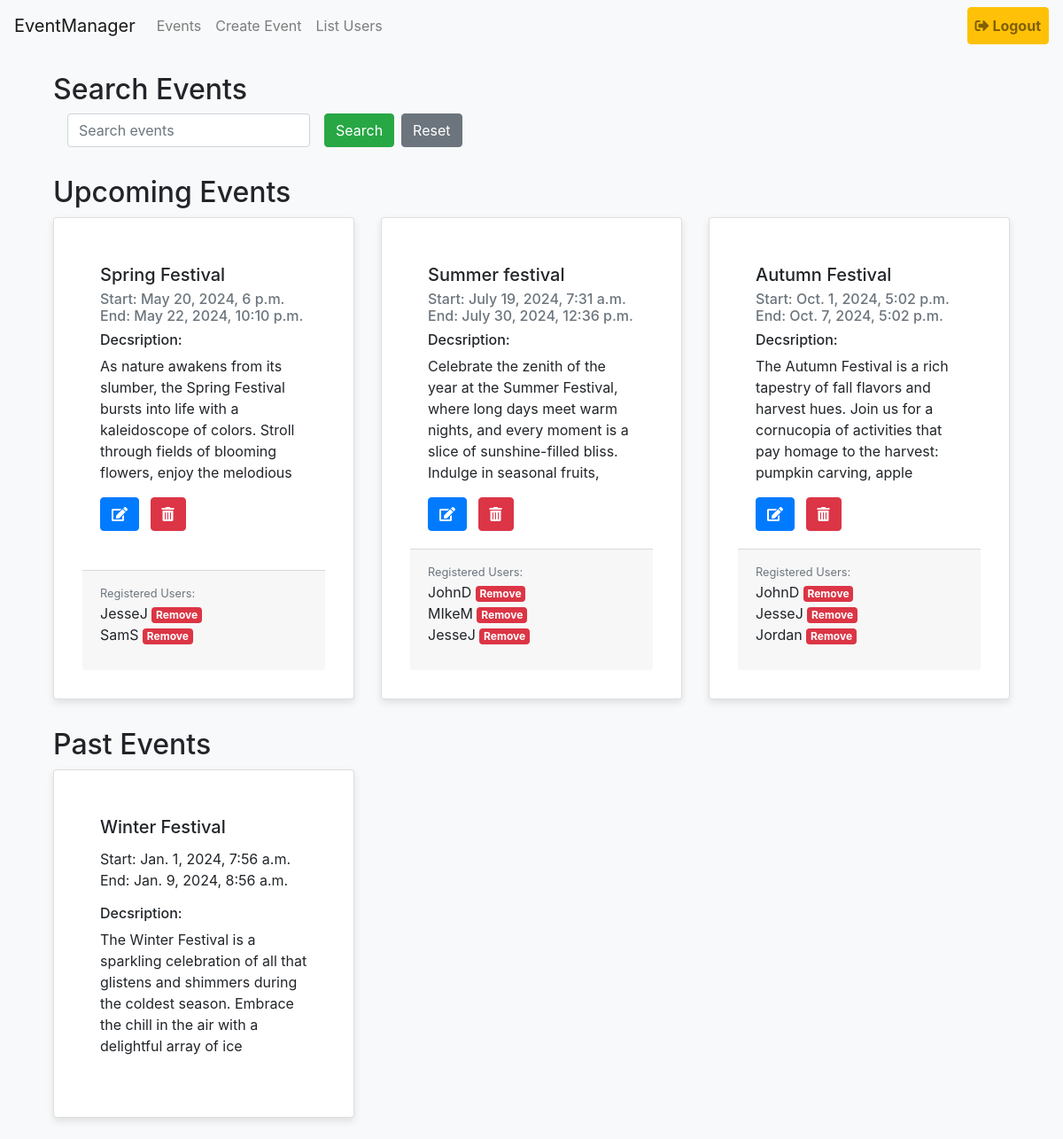
Screenshot of /events/upcoming/ (signed in) with the database file from the repository.
### events/models.py (models this page shows, shortened)
class Event(models.Model):
    name = models.CharField(max_length=255)
    description = models.TextField(blank=True, null=True)
    start_date = models.DateTimeField()
    end_date = models.DateTimeField(null=True, blank=True)
    attendees = models.ManyToManyField(settings.AUTH_USER_MODEL, related_name='registered_events', blank=True)

### events/views.py (the view)
# urls.py: path('upcoming/', upcoming_events, name='upcoming_events'),
@login_required
def upcoming_events(request):
    now = timezone.now()
    query = request.GET.get('query', '')
    if request.user.is_staff:
        if query:
            events = Event.objects.filter(name__icontains=query).order_by('start_date')
        else:
            events = Event.objects.all().order_by('start_date')
    else:
        if query:
            events = Event.objects.filter(start_date__gt=now, name__icontains=query).order_by('start_date')
        else:
            events = Event.objects.filter(start_date__gt=now).order_by('start_date')
    return render(request, 'upcoming_events.html', {
        'events': events,
        'now': now
    })

### events/templates/upcoming_events.html (shortened to what this page needs)
{% extends "base.html" %}
{% load tz %}
{% block content %}
<div class="container">
    <div class="mb-4">
        <h2>Search Events</h2>
        <form method="get" action="{% url 'upcoming_events' %}" class="form-inline">
            <div class="form-group mx-sm-3 mb-2">
                <input type="text" class="form-control" name="query" placeholder="Search events" value="{{ request.GET.query }}">
            </div>
            {% if user.is_staff %}
                <button type="submit" class="btn btn-success mb-2">Search</button>
            {% endif%}
            <a href="{% url 'upcoming_events' %}" class="btn btn-secondary mb-2 ml-2">Reset</a>
        </form>
    </div>
    <h2>Upcoming Events</h2>
    <div class="row">
        {% for event in events %}
        {% if event.start_date > now %}
        <div class="col-md-4 mb-4">
            <div class="card h-100">
                <div class="card-body">
                    <h5 class="card-title">{{ event.name }}</h5>
                    <h6 class="card-subtitle mb-2 text-muted">Start: {{ event.start_date }} </br> End: {{ event.end_date }}</h6>
                    {% if user.is_staff %}
                    <h6>Decsription:</h6><p class="scrollable-description">{{ event.description }}</p>
                    {% endif %}
                    {% if user.is_staff %}
                    <div class="mt-3">
                        <a href="{% url 'edit_event' event.id %}" class="btn btn-primary">
                            <i class="fas fa-edit"></i>
                        </a>
                        <form action="{% url 'delete_event' event.id %}" method="post" style="display:inline;" class="ml-2">
                            <button type="submit" class="btn btn-danger" onclick="return confirm('Are you sure you want to delete {{ event.name }} event?');">
                                <i class="fas fa-trash-alt"></i>
                            </button>
                        </form>
                    </div>
                    {% endif %}
                </div>
                {% if user.is_staff %}
                <div class="card-footer">
                    <small class="text-muted">Registered Users:</small>
                    <ul class="list-unstyled">
                        {% for attendee in event.attendees.all %}
                        <li>{{ attendee.username }}
                            <a href="{% url 'unregister_user' event.id attendee.id %}" class="badge badge-danger" onclick="return confirm('Are you sure you want to remove {{ attendee.username }} from the {{ event.name }}?');">Remove</a>
                        </li>
                        {% endfor %}
                    </ul>
                </div>
                {% endif %}
            </div>
        </div>
        {% endif %}
        {% empty %}
        <div class="col-12">
            <p>No upcoming events.</p>
        </div>
        {% endfor %}
    </div>
    {% if user.is_staff %}
    <h2 class="mt-2">Past Events</h2>
    <div class="row">
        {% for event in events %}
        {% if event.start_date <= now %}
        <div class="col-md-4 mb-4">
            <div class="card h-100">
                <div class="card-body">
                    <h5 class="card-title">{{ event.name }}</h5>
                    <p class="card-text">Start: {{ event.start_date }} </br> End: {{ event.end_date }}</p>
                    <h6>Decsription:</h6><p class="scrollable-description">{{ event.description }}</p>
                </div>
            </div>
        </div>
        {% endif %}
        {% empty %}
        <div class="col-12">
            <p>No past events.</p>
        </div>
        {% endfor %}
    </div>
    {% endif %}
</div>
{% endblock %}

### eventManager/templates/base.html (shortened to what this page needs)
<!DOCTYPE html>
<html lang="en">
<head>
    <link rel="stylesheet" href="https://stackpath.bootstrapcdn.com/bootstrap/4.5.2/css/bootstrap.min.css">
    <link rel="stylesheet" href="https://cdnjs.cloudflare.com/ajax/libs/font-awesome/5.15.4/css/all.min.css">
</head>
<body>
    <nav class="navbar navbar-expand-lg navbar-light bg-light">
        <a class="navbar-brand" href="{% if user.is_authenticated %}{% url 'upcoming_events' %}{% else %}{% url 'login' %}{% endif %}">EventManager</a>
        <div class="collapse navbar-collapse" id="navbarNav">
            <ul class="navbar-nav">
                {% if user.is_authenticated %}
                <li class="nav-item">
                    <a class="nav-link" href="{% url 'upcoming_events' %}">Events</a>
                </li>
                {% if user.is_staff %}
                <li class="nav-item">
                    <a class="nav-link" href="{% url 'create_event' %}">Create Event</a>
                </li>
                <li class="nav-item">
                    <a class="nav-link" href="{% url 'list_users' %}">List Users</a>
                </li>
                {% endif %}
                {% endif %}
            </ul>
            {% if user.is_authenticated %}
            <ul class="navbar-nav ml-auto">
                <li class="nav-item">
                    <a class="nav-link btn btn-logout font-weight-bold" href="{% url 'logout' %}" onclick="return confirm('Are you sure you want to logout?');">
                        <i class="fas fa-sign-out-alt"></i> Logout
                    </a>
                </li>
            </ul>
            {% endif %}
        </div>
    </nav>
    <div class="container mt-4">
        {% block content %}
        {% endblock %}
    </div>
</body>
</html>

### eventManager/templates/base.html (style rules this page uses)
body { background-color: #f8f9fa; }
.card { box-shadow: 0 4px 8px rgba(0,0,0,0.1); padding: 2rem; }
@media (min-width: 500px) { .card { max-width: 500px; } }
.btn-logout { background-color: #ffc107; border-color: #ffc107; }
.scrollable-description { max-height: 9rem; overflow-y: scroll; margin-bottom: 1rem; line-height: 1.5; }

### rows the page displays
Event: name "Spring Festival", start_date "May 20, 2024, 6 p.m.", end_date "May 22, 2024, 10:10 p.m.", description "As nature awakens from its slumber, the Spring Festival bursts into life with a kaleidoscope of colors. Stroll through fields of blooming flowers, enjoy the melodious…"
Event: name "Summer festival", start_date "July 19, 2024, 7:31 a.m.", end_date "July 30, 2024, 12:36 p.m.", description "Celebrate the zenith of the year at the Summer Festival, where long days meet warm nights, and every moment is a slice of sunshine-filled bliss. Indulge in seasonal fruits,…"
Event: name "Autumn Festival", start_date "Oct. 1, 2024, 5:02 p.m.", end_date "Oct. 7, 2024, 5:02 p.m.", description "The Autumn Festival is a rich tapestry of fall flavors and harvest hues. Join us for a cornucopia of activities that pay homage to the harvest: pumpkin carving, apple…"
Event: name "Winter Festival", start_date "Jan. 1, 2024, 7:56 a.m.", end_date "Jan. 9, 2024, 8:56 a.m.", description "The Winter Festival is a sparkling celebration of all that glistens and shimmers during the coldest season. Embrace the chill in the air with a delightful array of ice…"

### other values shown
{{ attendee.username }} "JesseJ"
{{ attendee.username }} "SamS"
{{ attendee.username }} "JohnD"
{{ attendee.username }} "MIkeM"
{{ attendee.username }} "Jordan"
